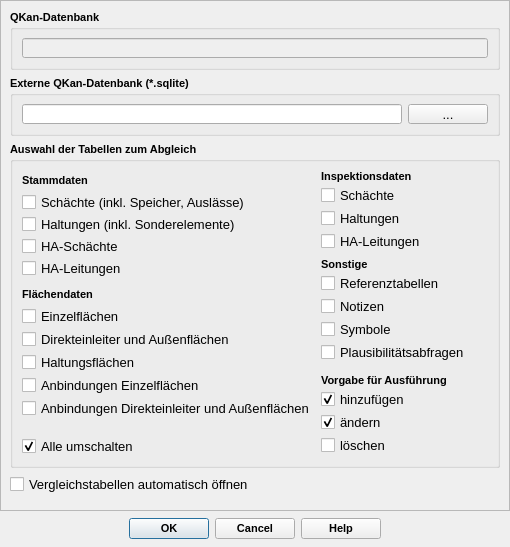
<?xml version="1.0" encoding="UTF-8"?>
<ui version="4.0">
 <class>CompareDialogBase</class>
 <widget class="QDialog" name="CompareDialogBase">
  <property name="geometry">
   <rect>
    <x>0</x>
    <y>0</y>
    <width>510</width>
    <height>547</height>
   </rect>
  </property>
  <property name="minimumSize">
   <size>
    <width>280</width>
    <height>150</height>
   </size>
  </property>
  <property name="font">
   <font>
    <family>Tahoma</family>
   </font>
  </property>
  <property name="windowTitle">
   <string>Vergleich mit anderem QKan-Projekt</string>
  </property>
  <property name="windowIcon">
   <iconset>
    <normaloff>../qkan_260212_0909/qkan/QKan.png</normaloff>../qkan_260212_0909/qkan/QKan.png</iconset>
  </property>
  <property name="toolTip">
   <string>&lt;html&gt;&lt;head/&gt;&lt;body&gt;&lt;p&gt;Synchronisation von QKan-Projekten: 1. Vergleich für gewählte Tabellen und Teilgebeite&lt;/p&gt;&lt;/body&gt;&lt;/html&gt;</string>
  </property>
  <property name="statusTip">
   <string>Synchronisation von QKan-Projekten: 1. Vergleich</string>
  </property>
  <layout class="QVBoxLayout" name="verticalLayout_9">
   <property name="spacing">
    <number>0</number>
   </property>
   <property name="leftMargin">
    <number>0</number>
   </property>
   <property name="topMargin">
    <number>0</number>
   </property>
   <property name="rightMargin">
    <number>0</number>
   </property>
   <property name="bottomMargin">
    <number>0</number>
   </property>
   <item>
    <widget class="QScrollArea" name="scrollArea">
     <property name="widgetResizable">
      <bool>true</bool>
     </property>
     <widget class="QWidget" name="scrollAreaWidgetContents">
      <property name="geometry">
       <rect>
        <x>0</x>
        <y>0</y>
        <width>508</width>
        <height>509</height>
       </rect>
      </property>
      <layout class="QVBoxLayout" name="verticalLayout_10">
       <item>
        <widget class="QGroupBox" name="groupBox">
         <property name="minimumSize">
          <size>
           <width>0</width>
           <height>60</height>
          </size>
         </property>
         <property name="maximumSize">
          <size>
           <width>16777215</width>
           <height>60</height>
          </size>
         </property>
         <property name="font">
          <font>
           <family>Tahoma</family>
           <pointsize>8</pointsize>
           <weight>75</weight>
           <bold>true</bold>
          </font>
         </property>
         <property name="toolTip">
          <string comment="Pfad der Zieldatenbank">&lt;html&gt;&lt;head/&gt;&lt;body&gt;&lt;p&gt;Aktuell geladene QKan-Datenbank&lt;/p&gt;&lt;/body&gt;&lt;/html&gt;</string>
         </property>
         <property name="statusTip">
          <string>Aktuell geladene QKan-Datenbank</string>
         </property>
         <property name="title">
          <string>QKan-Datenbank</string>
         </property>
         <property name="flat">
          <bool>false</bool>
         </property>
         <property name="checkable">
          <bool>false</bool>
         </property>
         <layout class="QVBoxLayout" name="verticalLayout">
          <item>
           <widget class="QLineEdit" name="tf_database">
            <property name="enabled">
             <bool>false</bool>
            </property>
            <property name="font">
             <font>
              <family>Tahoma</family>
              <pointsize>10</pointsize>
              <weight>50</weight>
              <bold>false</bold>
             </font>
            </property>
            <property name="toolTip">
             <string>&lt;html&gt;&lt;head/&gt;&lt;body&gt;&lt;p&gt;Aktuell geladene QKan-Datenbank&lt;/p&gt;&lt;/body&gt;&lt;/html&gt;</string>
            </property>
            <property name="statusTip">
             <string>Aktuell geladene QKan-Datenbank</string>
            </property>
            <property name="alignment">
             <set>Qt::AlignRight|Qt::AlignTrailing|Qt::AlignVCenter</set>
            </property>
            <property name="readOnly">
             <bool>true</bool>
            </property>
           </widget>
          </item>
         </layout>
        </widget>
       </item>
       <item>
        <widget class="QGroupBox" name="groupBox_3">
         <property name="sizePolicy">
          <sizepolicy hsizetype="Preferred" vsizetype="Preferred">
           <horstretch>0</horstretch>
           <verstretch>0</verstretch>
          </sizepolicy>
         </property>
         <property name="minimumSize">
          <size>
           <width>0</width>
           <height>0</height>
          </size>
         </property>
         <property name="maximumSize">
          <size>
           <width>16777215</width>
           <height>60</height>
          </size>
         </property>
         <property name="font">
          <font>
           <family>Tahoma</family>
           <pointsize>8</pointsize>
           <weight>75</weight>
           <bold>true</bold>
          </font>
         </property>
         <property name="toolTip">
          <string comment="Pfad der Zieldatenbank">&lt;html&gt;&lt;head/&gt;&lt;body&gt;&lt;p&gt;Externe Datenbank, deren Daten abhängig vom Status übernommen werden sollen&lt;/p&gt;&lt;/body&gt;&lt;/html&gt;</string>
         </property>
         <property name="statusTip">
          <string>Externe Datenbank, deren Daten abhängig vom Status übernommen werden sollen</string>
         </property>
         <property name="title">
          <string>Externe QKan-Datenbank (*.sqlite)</string>
         </property>
         <property name="flat">
          <bool>false</bool>
         </property>
         <property name="checkable">
          <bool>false</bool>
         </property>
         <layout class="QVBoxLayout" name="verticalLayout_11">
          <item>
           <layout class="QHBoxLayout" name="horizontalLayout">
            <item>
             <widget class="QLineEdit" name="tf_extdb">
              <property name="sizePolicy">
               <sizepolicy hsizetype="Expanding" vsizetype="Fixed">
                <horstretch>0</horstretch>
                <verstretch>0</verstretch>
               </sizepolicy>
              </property>
              <property name="minimumSize">
               <size>
                <width>0</width>
                <height>0</height>
               </size>
              </property>
              <property name="font">
               <font>
                <family>Tahoma</family>
                <pointsize>10</pointsize>
                <weight>50</weight>
                <bold>false</bold>
               </font>
              </property>
              <property name="toolTip">
               <string>&lt;html&gt;&lt;head/&gt;&lt;body&gt;&lt;p&gt;Externe Datenbank, deren Daten abhängig vom Status übernommen werden sollen&lt;/p&gt;&lt;/body&gt;&lt;/html&gt;</string>
              </property>
              <property name="statusTip">
               <string>Externe Datenbank, deren Daten abhängig vom Status übernommen werden sollen</string>
              </property>
              <property name="alignment">
               <set>Qt::AlignRight|Qt::AlignTrailing|Qt::AlignVCenter</set>
              </property>
             </widget>
            </item>
            <item>
             <widget class="QPushButton" name="pb_select_extdb">
              <property name="font">
               <font>
                <family>Tahoma</family>
                <pointsize>10</pointsize>
                <weight>50</weight>
                <bold>false</bold>
               </font>
              </property>
              <property name="toolTip">
               <string>&lt;html&gt;&lt;head/&gt;&lt;body&gt;&lt;p&gt;Dialog zur Auswahl der externen SQLite-Datenbank&lt;/p&gt;&lt;/body&gt;&lt;/html&gt;</string>
              </property>
              <property name="statusTip">
               <string>Auswahl der externen SQLite-Datenbank ...</string>
              </property>
              <property name="text">
               <string>...</string>
              </property>
             </widget>
            </item>
           </layout>
          </item>
         </layout>
        </widget>
       </item>
       <item>
        <widget class="QGroupBox" name="groupBox_4">
         <property name="font">
          <font>
           <family>Tahoma</family>
           <pointsize>8</pointsize>
           <weight>75</weight>
           <bold>true</bold>
          </font>
         </property>
         <property name="toolTip">
          <string comment="Pfad der Zieldatenbank"/>
         </property>
         <property name="title">
          <string>Auswahl der Tabellen zum Abgleich</string>
         </property>
         <property name="flat">
          <bool>false</bool>
         </property>
         <property name="checkable">
          <bool>false</bool>
         </property>
         <layout class="QHBoxLayout" name="horizontalLayout_2">
          <item>
           <layout class="QVBoxLayout" name="verticalLayout_8">
            <property name="spacing">
             <number>6</number>
            </property>
            <item>
             <layout class="QVBoxLayout" name="verticalLayout_3">
              <property name="spacing">
               <number>2</number>
              </property>
              <item>
               <widget class="QLabel" name="label">
                <property name="minimumSize">
                 <size>
                  <width>0</width>
                  <height>20</height>
                 </size>
                </property>
                <property name="font">
                 <font>
                  <family>Tahoma</family>
                  <pointsize>8</pointsize>
                  <weight>75</weight>
                  <bold>true</bold>
                 </font>
                </property>
                <property name="text">
                 <string>Stammdaten</string>
                </property>
               </widget>
              </item>
              <item>
               <widget class="QCheckBox" name="cb_schaechte">
                <property name="minimumSize">
                 <size>
                  <width>0</width>
                  <height>20</height>
                 </size>
                </property>
                <property name="font">
                 <font>
                  <family>Tahoma</family>
                  <pointsize>10</pointsize>
                  <weight>50</weight>
                  <bold>false</bold>
                 </font>
                </property>
                <property name="toolTip">
                 <string>&lt;html&gt;&lt;head/&gt;&lt;body&gt;&lt;p&gt;Schächte vergleichen&lt;/p&gt;&lt;/body&gt;&lt;/html&gt;</string>
                </property>
                <property name="statusTip">
                 <string>aktiviert</string>
                </property>
                <property name="text">
                 <string>Schächte (inkl. Speicher, Auslässe)</string>
                </property>
               </widget>
              </item>
              <item>
               <widget class="QCheckBox" name="cb_haltungen">
                <property name="minimumSize">
                 <size>
                  <width>0</width>
                  <height>20</height>
                 </size>
                </property>
                <property name="font">
                 <font>
                  <family>Tahoma</family>
                  <pointsize>10</pointsize>
                  <weight>50</weight>
                  <bold>false</bold>
                 </font>
                </property>
                <property name="toolTip">
                 <string>&lt;html&gt;&lt;head/&gt;&lt;body&gt;&lt;p&gt;Haltungen vergleichen&lt;/p&gt;&lt;/body&gt;&lt;/html&gt;</string>
                </property>
                <property name="statusTip">
                 <string>aktiviert</string>
                </property>
                <property name="text">
                 <string>Haltungen (inkl. Sonderelemente)</string>
                </property>
               </widget>
              </item>
              <item>
               <widget class="QCheckBox" name="cb_haschaechte">
                <property name="minimumSize">
                 <size>
                  <width>0</width>
                  <height>20</height>
                 </size>
                </property>
                <property name="font">
                 <font>
                  <family>Tahoma</family>
                  <pointsize>10</pointsize>
                  <weight>50</weight>
                  <bold>false</bold>
                 </font>
                </property>
                <property name="toolTip">
                 <string>&lt;html&gt;&lt;head/&gt;&lt;body&gt;&lt;p&gt;Hausanschlussschächte vergleichen&lt;/p&gt;&lt;/body&gt;&lt;/html&gt;</string>
                </property>
                <property name="text">
                 <string>HA-Schächte</string>
                </property>
               </widget>
              </item>
              <item>
               <widget class="QCheckBox" name="cb_haleitungen">
                <property name="minimumSize">
                 <size>
                  <width>0</width>
                  <height>20</height>
                 </size>
                </property>
                <property name="font">
                 <font>
                  <family>Tahoma</family>
                  <pointsize>10</pointsize>
                  <weight>50</weight>
                  <bold>false</bold>
                 </font>
                </property>
                <property name="toolTip">
                 <string>&lt;html&gt;&lt;head/&gt;&lt;body&gt;&lt;p&gt;Hausanschlussleitungen vergleichen&lt;/p&gt;&lt;/body&gt;&lt;/html&gt;</string>
                </property>
                <property name="statusTip">
                 <string>aktiviert</string>
                </property>
                <property name="text">
                 <string>HA-Leitungen</string>
                </property>
               </widget>
              </item>
             </layout>
            </item>
            <item>
             <layout class="QVBoxLayout" name="verticalLayout_4">
              <property name="spacing">
               <number>2</number>
              </property>
              <item>
               <widget class="QLabel" name="label_4">
                <property name="minimumSize">
                 <size>
                  <width>0</width>
                  <height>20</height>
                 </size>
                </property>
                <property name="font">
                 <font>
                  <family>Tahoma</family>
                  <pointsize>8</pointsize>
                  <weight>75</weight>
                  <bold>true</bold>
                 </font>
                </property>
                <property name="text">
                 <string>Flächendaten</string>
                </property>
               </widget>
              </item>
              <item>
               <widget class="QCheckBox" name="cb_flaechen">
                <property name="enabled">
                 <bool>true</bool>
                </property>
                <property name="font">
                 <font>
                  <family>Tahoma</family>
                  <pointsize>10</pointsize>
                  <weight>50</weight>
                  <bold>false</bold>
                 </font>
                </property>
                <property name="toolTip">
                 <string>&lt;html&gt;&lt;head/&gt;&lt;body&gt;&lt;p&gt;Einzelflächen vergleichen&lt;/p&gt;&lt;/body&gt;&lt;/html&gt;</string>
                </property>
                <property name="statusTip">
                 <string>aktiviert</string>
                </property>
                <property name="text">
                 <string>Einzelflächen</string>
                </property>
               </widget>
              </item>
              <item>
               <widget class="QCheckBox" name="cb_einleitdirekt">
                <property name="enabled">
                 <bool>true</bool>
                </property>
                <property name="font">
                 <font>
                  <family>Tahoma</family>
                  <pointsize>10</pointsize>
                  <weight>50</weight>
                  <bold>false</bold>
                 </font>
                </property>
                <property name="toolTip">
                 <string>&lt;html&gt;&lt;head/&gt;&lt;body&gt;&lt;p&gt;Direkteinleiter und Außenflächen vergleichen&lt;/p&gt;&lt;/body&gt;&lt;/html&gt;</string>
                </property>
                <property name="statusTip">
                 <string>aktiviert</string>
                </property>
                <property name="text">
                 <string>Direkteinleiter und Außenflächen</string>
                </property>
               </widget>
              </item>
              <item>
               <widget class="QCheckBox" name="cb_tezg">
                <property name="enabled">
                 <bool>true</bool>
                </property>
                <property name="font">
                 <font>
                  <family>Tahoma</family>
                  <pointsize>10</pointsize>
                  <weight>50</weight>
                  <bold>false</bold>
                 </font>
                </property>
                <property name="toolTip">
                 <string>&lt;html&gt;&lt;head/&gt;&lt;body&gt;&lt;p&gt;Haltungsflächen vergleichen&lt;/p&gt;&lt;/body&gt;&lt;/html&gt;</string>
                </property>
                <property name="statusTip">
                 <string>aktiviert</string>
                </property>
                <property name="text">
                 <string>Haltungsflächen</string>
                </property>
               </widget>
              </item>
              <item>
               <widget class="QCheckBox" name="cb_linkfl">
                <property name="enabled">
                 <bool>true</bool>
                </property>
                <property name="font">
                 <font>
                  <family>Tahoma</family>
                  <pointsize>10</pointsize>
                  <weight>50</weight>
                  <bold>false</bold>
                 </font>
                </property>
                <property name="toolTip">
                 <string>&lt;html&gt;&lt;head/&gt;&lt;body&gt;&lt;p&gt;Verknüpfungen zu Einzelflächen vergleichen&lt;/p&gt;&lt;/body&gt;&lt;/html&gt;</string>
                </property>
                <property name="statusTip">
                 <string>Verknüpfungen zu Einzelflächen</string>
                </property>
                <property name="text">
                 <string>Anbindungen Einzelflächen</string>
                </property>
               </widget>
              </item>
              <item>
               <widget class="QCheckBox" name="cb_linksw">
                <property name="enabled">
                 <bool>true</bool>
                </property>
                <property name="font">
                 <font>
                  <family>Tahoma</family>
                  <pointsize>10</pointsize>
                  <weight>50</weight>
                  <bold>false</bold>
                 </font>
                </property>
                <property name="toolTip">
                 <string>&lt;html&gt;&lt;head/&gt;&lt;body&gt;&lt;p&gt;Verknüpfungen zu SW-Einleitungen und Außenflächen vergleichen&lt;/p&gt;&lt;/body&gt;&lt;/html&gt;</string>
                </property>
                <property name="statusTip">
                 <string>Verknüpfungen zu SW-Einleitungen und Außenflächen</string>
                </property>
                <property name="text">
                 <string>Anbindungen Direkteinleiter und Außenflächen</string>
                </property>
               </widget>
              </item>
             </layout>
            </item>
            <item>
             <spacer name="verticalSpacer_2">
              <property name="orientation">
               <enum>Qt::Vertical</enum>
              </property>
              <property name="sizeHint" stdset="0">
               <size>
                <width>20</width>
                <height>40</height>
               </size>
              </property>
             </spacer>
            </item>
            <item>
             <layout class="QVBoxLayout" name="verticalLayout_6">
              <property name="spacing">
               <number>2</number>
              </property>
              <item>
               <widget class="QCheckBox" name="cb_all">
                <property name="enabled">
                 <bool>true</bool>
                </property>
                <property name="minimumSize">
                 <size>
                  <width>0</width>
                  <height>20</height>
                 </size>
                </property>
                <property name="font">
                 <font>
                  <family>Tahoma</family>
                  <pointsize>10</pointsize>
                  <weight>50</weight>
                  <bold>false</bold>
                 </font>
                </property>
                <property name="toolTip">
                 <string>&lt;html&gt;&lt;head/&gt;&lt;body&gt;&lt;p&gt;Alle umschalten&lt;/p&gt;&lt;/body&gt;&lt;/html&gt;</string>
                </property>
                <property name="statusTip">
                 <string>aktiviert</string>
                </property>
                <property name="text">
                 <string>Alle umschalten</string>
                </property>
                <property name="checked">
                 <bool>true</bool>
                </property>
               </widget>
              </item>
             </layout>
            </item>
           </layout>
          </item>
          <item>
           <layout class="QVBoxLayout" name="verticalLayout_12">
            <item>
             <layout class="QVBoxLayout" name="verticalLayout_5">
              <property name="spacing">
               <number>2</number>
              </property>
              <item>
               <widget class="QLabel" name="label_2">
                <property name="enabled">
                 <bool>true</bool>
                </property>
                <property name="font">
                 <font>
                  <family>Tahoma</family>
                  <pointsize>8</pointsize>
                  <weight>75</weight>
                  <bold>true</bold>
                 </font>
                </property>
                <property name="text">
                 <string>Inspektionsdaten</string>
                </property>
               </widget>
              </item>
              <item>
               <widget class="QCheckBox" name="cb_schaechte_insp">
                <property name="enabled">
                 <bool>true</bool>
                </property>
                <property name="font">
                 <font>
                  <family>Tahoma</family>
                  <pointsize>10</pointsize>
                  <weight>50</weight>
                  <bold>false</bold>
                 </font>
                </property>
                <property name="toolTip">
                 <string>&lt;html&gt;&lt;head/&gt;&lt;body&gt;&lt;p&gt;Inspektionsdaten der Schächte vergleichen (untersuchte Schächte, Einzeluntersuchungen mit Fotos und Videos)&lt;/p&gt;&lt;/body&gt;&lt;/html&gt;</string>
                </property>
                <property name="statusTip">
                 <string>aktiviert</string>
                </property>
                <property name="text">
                 <string>Schächte</string>
                </property>
               </widget>
              </item>
              <item>
               <widget class="QCheckBox" name="cb_haltungen_insp">
                <property name="enabled">
                 <bool>true</bool>
                </property>
                <property name="font">
                 <font>
                  <family>Tahoma</family>
                  <pointsize>10</pointsize>
                  <weight>50</weight>
                  <bold>false</bold>
                 </font>
                </property>
                <property name="toolTip">
                 <string>&lt;html&gt;&lt;head/&gt;&lt;body&gt;&lt;p&gt;Inspektionsdaten der Haltungen vergleichen (untersuchte Haltungen, Einzeluntersuchungen mit Fotos und Videos)&lt;/p&gt;&lt;/body&gt;&lt;/html&gt;</string>
                </property>
                <property name="statusTip">
                 <string>aktiviert</string>
                </property>
                <property name="text">
                 <string>Haltungen</string>
                </property>
               </widget>
              </item>
              <item>
               <widget class="QCheckBox" name="cb_haleitungen_insp">
                <property name="enabled">
                 <bool>true</bool>
                </property>
                <property name="font">
                 <font>
                  <family>Tahoma</family>
                  <pointsize>10</pointsize>
                  <weight>50</weight>
                  <bold>false</bold>
                 </font>
                </property>
                <property name="toolTip">
                 <string>&lt;html&gt;&lt;head/&gt;&lt;body&gt;&lt;p&gt;Inspektionsdaten der HA-Leitungen vergleichen (untersuchte HA-Leitungen, Einzeluntersuchungen mit Fotos und Videos)&lt;/p&gt;&lt;/body&gt;&lt;/html&gt;</string>
                </property>
                <property name="statusTip">
                 <string>aktiviert</string>
                </property>
                <property name="text">
                 <string>HA-Leitungen</string>
                </property>
               </widget>
              </item>
             </layout>
            </item>
            <item>
             <layout class="QVBoxLayout" name="verticalLayout_14">
              <property name="spacing">
               <number>2</number>
              </property>
              <item>
               <widget class="QLabel" name="label_3">
                <property name="enabled">
                 <bool>true</bool>
                </property>
                <property name="font">
                 <font>
                  <family>Tahoma</family>
                  <pointsize>8</pointsize>
                  <weight>75</weight>
                  <bold>true</bold>
                 </font>
                </property>
                <property name="text">
                 <string>Sonstige</string>
                </property>
               </widget>
              </item>
              <item>
               <widget class="QCheckBox" name="cb_refdata">
                <property name="enabled">
                 <bool>true</bool>
                </property>
                <property name="font">
                 <font>
                  <family>Tahoma</family>
                  <pointsize>10</pointsize>
                  <weight>50</weight>
                  <bold>false</bold>
                 </font>
                </property>
                <property name="toolTip">
                 <string>&lt;html&gt;&lt;head/&gt;&lt;body&gt;&lt;p&gt;Referenztabellen vergleichen&lt;/p&gt;&lt;/body&gt;&lt;/html&gt;</string>
                </property>
                <property name="statusTip">
                 <string>aktiviert</string>
                </property>
                <property name="text">
                 <string>Referenztabellen</string>
                </property>
               </widget>
              </item>
              <item>
               <widget class="QCheckBox" name="cb_notizen">
                <property name="enabled">
                 <bool>true</bool>
                </property>
                <property name="font">
                 <font>
                  <family>Tahoma</family>
                  <pointsize>10</pointsize>
                  <weight>50</weight>
                  <bold>false</bold>
                 </font>
                </property>
                <property name="toolTip">
                 <string>&lt;html&gt;&lt;head/&gt;&lt;body&gt;&lt;p&gt;Notizen vergleichen&lt;/p&gt;&lt;/body&gt;&lt;/html&gt;</string>
                </property>
                <property name="statusTip">
                 <string>aktiviert</string>
                </property>
                <property name="text">
                 <string>Notizen</string>
                </property>
               </widget>
              </item>
              <item>
               <widget class="QCheckBox" name="cb_symbole">
                <property name="enabled">
                 <bool>true</bool>
                </property>
                <property name="font">
                 <font>
                  <family>Tahoma</family>
                  <pointsize>10</pointsize>
                  <weight>50</weight>
                  <bold>false</bold>
                 </font>
                </property>
                <property name="toolTip">
                 <string>&lt;html&gt;&lt;head/&gt;&lt;body&gt;&lt;p&gt;Symbole vergleichen&lt;/p&gt;&lt;/body&gt;&lt;/html&gt;</string>
                </property>
                <property name="statusTip">
                 <string>aktiviert</string>
                </property>
                <property name="text">
                 <string>Symbole</string>
                </property>
               </widget>
              </item>
              <item>
               <widget class="QCheckBox" name="cb_plausi">
                <property name="enabled">
                 <bool>true</bool>
                </property>
                <property name="font">
                 <font>
                  <family>Tahoma</family>
                  <pointsize>10</pointsize>
                  <weight>50</weight>
                  <bold>false</bold>
                 </font>
                </property>
                <property name="toolTip">
                 <string>&lt;html&gt;&lt;head/&gt;&lt;body&gt;&lt;p&gt;Plausibilitätsabfragen vergleichen&lt;/p&gt;&lt;/body&gt;&lt;/html&gt;</string>
                </property>
                <property name="statusTip">
                 <string>aktiviert</string>
                </property>
                <property name="text">
                 <string>Plausibilitätsabfragen</string>
                </property>
               </widget>
              </item>
             </layout>
            </item>
            <item>
             <spacer name="verticalSpacer_3">
              <property name="orientation">
               <enum>Qt::Vertical</enum>
              </property>
              <property name="sizeHint" stdset="0">
               <size>
                <width>20</width>
                <height>20</height>
               </size>
              </property>
             </spacer>
            </item>
            <item>
             <layout class="QVBoxLayout" name="verticalLayout_7">
              <property name="spacing">
               <number>2</number>
              </property>
              <item>
               <widget class="QLabel" name="label_5">
                <property name="enabled">
                 <bool>true</bool>
                </property>
                <property name="font">
                 <font>
                  <family>Tahoma</family>
                  <pointsize>8</pointsize>
                  <weight>75</weight>
                  <bold>true</bold>
                 </font>
                </property>
                <property name="text">
                 <string>Vorgabe für Ausführung</string>
                </property>
               </widget>
              </item>
              <item>
               <widget class="QCheckBox" name="cb_add">
                <property name="enabled">
                 <bool>true</bool>
                </property>
                <property name="font">
                 <font>
                  <family>Tahoma</family>
                  <pointsize>10</pointsize>
                  <weight>50</weight>
                  <bold>false</bold>
                 </font>
                </property>
                <property name="toolTip">
                 <string>&lt;html&gt;&lt;head/&gt;&lt;body&gt;&lt;p&gt;Inspektionsdaten der Schächte vergleichen (untersuchte Schächte, Einzeluntersuchungen mit Fotos und Videos)&lt;/p&gt;&lt;/body&gt;&lt;/html&gt;</string>
                </property>
                <property name="statusTip">
                 <string>aktiviert</string>
                </property>
                <property name="text">
                 <string>hinzufügen</string>
                </property>
                <property name="checked">
                 <bool>true</bool>
                </property>
               </widget>
              </item>
              <item>
               <widget class="QCheckBox" name="cb_mod">
                <property name="enabled">
                 <bool>true</bool>
                </property>
                <property name="font">
                 <font>
                  <family>Tahoma</family>
                  <pointsize>10</pointsize>
                  <weight>50</weight>
                  <bold>false</bold>
                 </font>
                </property>
                <property name="toolTip">
                 <string>&lt;html&gt;&lt;head/&gt;&lt;body&gt;&lt;p&gt;Inspektionsdaten der Haltungen vergleichen (untersuchte Haltungen, Einzeluntersuchungen mit Fotos und Videos)&lt;/p&gt;&lt;/body&gt;&lt;/html&gt;</string>
                </property>
                <property name="statusTip">
                 <string>aktiviert</string>
                </property>
                <property name="text">
                 <string>ändern</string>
                </property>
                <property name="checked">
                 <bool>true</bool>
                </property>
               </widget>
              </item>
              <item>
               <widget class="QCheckBox" name="cb_del">
                <property name="enabled">
                 <bool>true</bool>
                </property>
                <property name="font">
                 <font>
                  <family>Tahoma</family>
                  <pointsize>10</pointsize>
                  <weight>50</weight>
                  <bold>false</bold>
                 </font>
                </property>
                <property name="toolTip">
                 <string>&lt;html&gt;&lt;head/&gt;&lt;body&gt;&lt;p&gt;Inspektionsdaten der HA-Leitungen vergleichen (untersuchte HA-Leitungen, Einzeluntersuchungen mit Fotos und Videos)&lt;/p&gt;&lt;/body&gt;&lt;/html&gt;</string>
                </property>
                <property name="statusTip">
                 <string>aktiviert</string>
                </property>
                <property name="text">
                 <string>löschen</string>
                </property>
               </widget>
              </item>
             </layout>
            </item>
           </layout>
          </item>
         </layout>
        </widget>
       </item>
       <item>
        <widget class="QCheckBox" name="cb_showComparetables">
         <property name="font">
          <font>
           <family>Tahoma</family>
           <pointsize>10</pointsize>
           <weight>50</weight>
           <bold>false</bold>
          </font>
         </property>
         <property name="toolTip">
          <string>&lt;html&gt;&lt;head/&gt;&lt;body&gt;&lt;p&gt;Alle Vergleichstabellen nach der Ausführung automatisch anzeigen&lt;/p&gt;&lt;/body&gt;&lt;/html&gt;</string>
         </property>
         <property name="statusTip">
          <string>aktiviert</string>
         </property>
         <property name="text">
          <string>Vergleichstabellen automatisch öffnen</string>
         </property>
        </widget>
       </item>
       <item>
        <spacer name="verticalSpacer">
         <property name="orientation">
          <enum>Qt::Vertical</enum>
         </property>
         <property name="sizeHint" stdset="0">
          <size>
           <width>20</width>
           <height>40</height>
          </size>
         </property>
        </spacer>
       </item>
      </layout>
     </widget>
    </widget>
   </item>
   <item>
    <widget class="QDialogButtonBox" name="button_box">
     <property name="sizePolicy">
      <sizepolicy hsizetype="Preferred" vsizetype="Preferred">
       <horstretch>0</horstretch>
       <verstretch>0</verstretch>
      </sizepolicy>
     </property>
     <property name="minimumSize">
      <size>
       <width>0</width>
       <height>36</height>
      </size>
     </property>
     <property name="font">
      <font>
       <family>Tahoma</family>
       <pointsize>8</pointsize>
       <weight>75</weight>
       <bold>true</bold>
      </font>
     </property>
     <property name="toolTip">
      <string>&lt;html&gt;&lt;head/&gt;&lt;body&gt;&lt;p&gt;Vergleich für gewählte Tabellen und Teilgebeite ausführen&lt;/p&gt;&lt;/body&gt;&lt;/html&gt;</string>
     </property>
     <property name="statusTip">
      <string>Vergleich für gewählte Tabellen und Teilgebeite ausführen</string>
     </property>
     <property name="orientation">
      <enum>Qt::Horizontal</enum>
     </property>
     <property name="standardButtons">
      <set>QDialogButtonBox::Cancel|QDialogButtonBox::Help|QDialogButtonBox::Ok</set>
     </property>
     <property name="centerButtons">
      <bool>true</bool>
     </property>
    </widget>
   </item>
  </layout>
 </widget>
 <resources/>
 <connections>
  <connection>
   <sender>button_box</sender>
   <signal>accepted()</signal>
   <receiver>CompareDialogBase</receiver>
   <slot>accept()</slot>
   <hints>
    <hint type="sourcelabel">
     <x>20</x>
     <y>20</y>
    </hint>
    <hint type="destinationlabel">
     <x>20</x>
     <y>20</y>
    </hint>
   </hints>
  </connection>
  <connection>
   <sender>button_box</sender>
   <signal>rejected()</signal>
   <receiver>CompareDialogBase</receiver>
   <slot>reject()</slot>
   <hints>
    <hint type="sourcelabel">
     <x>20</x>
     <y>20</y>
    </hint>
    <hint type="destinationlabel">
     <x>20</x>
     <y>20</y>
    </hint>
   </hints>
  </connection>
 </connections>
</ui>
